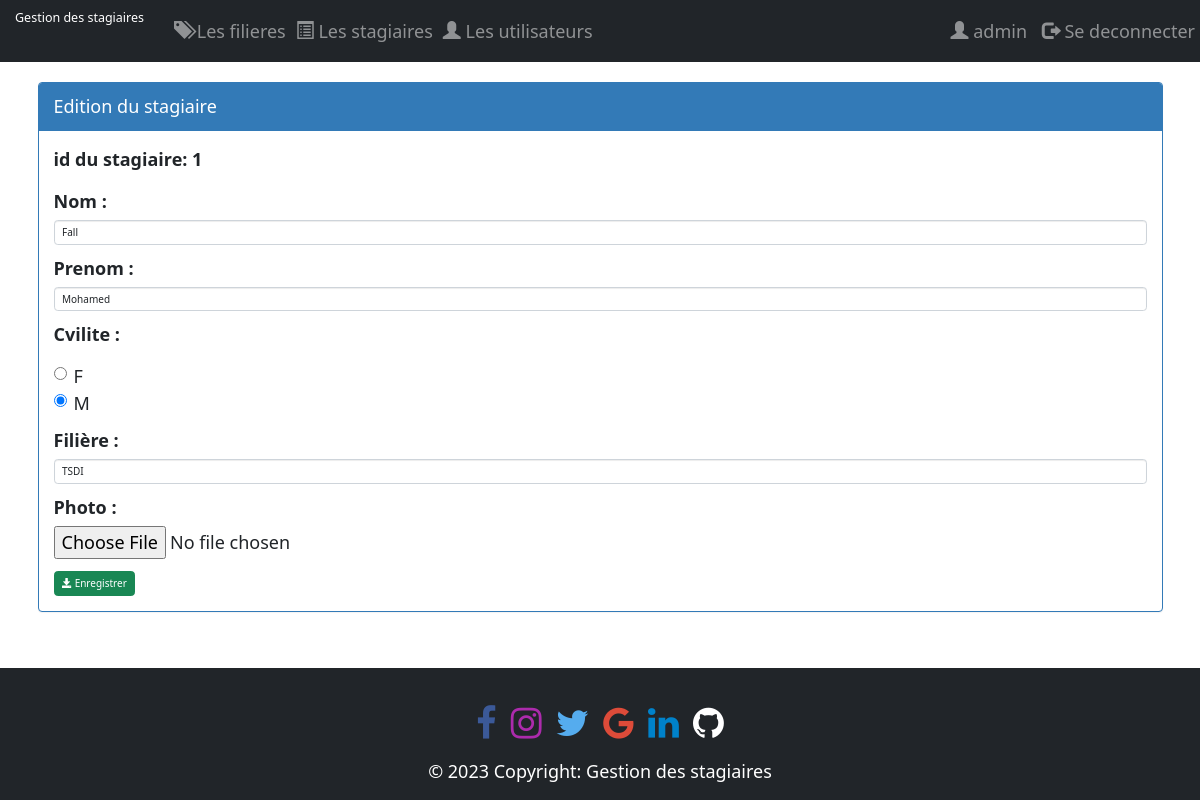
The page /pages/editerStagiaire.php?idS=1 (signed in) on the database its author committed.
### tables this page shows
create table stagiaire(
    idStagiaire int(4) auto_increment primary key,
    nom varchar(50),
    prenom varchar(50),
    civilite varchar(1),
    photo varchar(100),
    idFiliere int(4)
);

create table filiere(
    idFiliere int(4) auto_increment primary key,
    nomFiliere varchar(50),
    niveau varchar(50)
);

### pages/editerStagiaire.php (the view, shortened to what this page needs)
<?php
        require_once ('connexionbd.php');
        $idS=isset($_GET['idS'])?$_GET['idS']:0;
        $requeteS="select * from stagiaire where idStagiaire=$idS";
        $resultatS=$pdo->query($requeteS);
        $stagiaire=$resultatS->fetch();
        $nom=$stagiaire['nom'];
        $prenom=$stagiaire['prenom'];
        $civilite=strtoupper($stagiaire['civilite']);
        $idFiliere=$stagiaire['idFiliere'];
        $requeteF="select * from filiere";
        $resultatF=$pdo->query($requeteF);
?>
<!DOCTYPE HTML>
<HTMl>
<head>
        <link rel="stylesheet" href="https://maxcdn.bootstrapcdn.com/bootstrap/3.4.0/css/bootstrap.min.css">
		<link rel="stylesheet" href="https://maxcdn.bootstrapcdn.com/bootstrap/4.3.1/css/bootstrap.min.css">
        <link rel="stylesheet" href="https://cdnjs.cloudflare.com/ajax/libs/font-awesome/4.7.0/css/font-awesome.min.css">
		<link rel = "stylesheet" href = "../css/bootstrap/css/bootstrap.css">
		<link rel = "stylesheet" href = "../css/monstyle.css">
    </head>
    <body>
        <?php include("menu.php") ; ?>
        <div class="container">
            <div class="panel panel-primary">
                 <div class="panel-heading">Edition du stagiaire </div>
                <div class="panel-body">
                    <form method="post" action="updateStagiaire.php" class="form" enctype="multipart/form-data">
                        <div class="form-group">
                            <label for="niveau"> id du stagiaire:  <?php echo $idS ?> </label>
                        </div>
                        <div class="form-group">
                            <label for="nom"> Nom :</label>
                            <input type="text" name="nom" placeholder="Nom" class="form-control" value="<?php echo $nom ?>">
                        </div>
                        <div class="form-group">
                            <label for="prenom"> Prenom :</label>
                            <input type="text" name="prenom" placeholder="Prénom" class="form-control" value="<?php echo $prenom ?>">
                        </div>
                        <div class="form-group">
                            <label for="civilite"> Cvilite :</label>
                            <div class="radio">
                                <label><input type="radio" name="civilite" value="F"
                                    <?php if($civilite==="F") echo "checked" ?> checked> F </label> <br>
                                <label><input type="radio" name="civilite" value="M"
                                    <?php if($civilite==="M") echo "checked" ?> > M </label>
                            </div>
                        </div>
                        <div class="form-group">
                            <label for="filiere"> Filière :</label>
                            <select name="filiere" class="form-control" id="filiere">
                                <?php  while($filiere=$resultatF->fetch()) {?>
                                    <option value="<?php echo $filiere['idFiliere']?>" <?php if($idFiliere===$filiere['idFiliere']) echo "selected" ?>>
                                        <?php echo $filiere['nomFiliere']?>
                                    </option>
                                <?php }?>
                            </select>
                        </div>
                        <div class="form-group">
                            <label for="photo"> Photo :</label>
                            <input type="file" name="photo">
                        </div>
                        <button type="submit" class="btn btn-success">
                            <span class="glyphicon glyphicon-save"> </span>
                            Enregistrer
                        </button>
                    </form>
                </div>
            </div>
        </div>
        <?php include("footer.php") ; ?>
    </body>
</HTMl>

### css/monstyle.css (style rules this page uses)
body { margin: 0; display: flex; flex-direction: column; min-height: 100vh; font-size: 18px ; }
.container { flex: 1 ; }

### rows shown on the page
stagiaire: nom "Fall", prenom "Mohamed", civilite "☐ F", civilite "☑ M", filiere "TSDI"

### other values the page prints
$_SESSION['user']['login'] "admin"
$idS "1"
